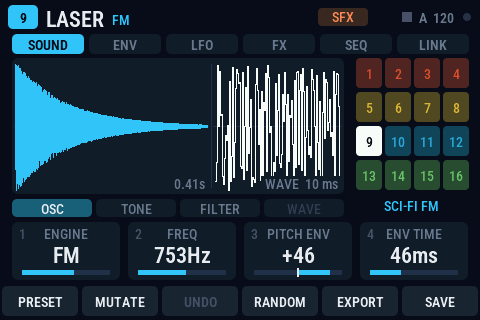
#> input picture docs/img/sfx-sound.png, 480 x 320 px, found by its file name
$ python figures.py
#> lines starting #> are read from the running program, lines starting #| are printed output that depends on the picture
"""Builds the manual's pictures (docs/img/) from screenshots of the firmware.

    node docs/shots.mjs                    takes the screenshots, into out/doc (after sh build.sh)
    python docs/figures.py [folder]        the folder with the screenshots; out/doc unless another is named

The screenshots are 480 x 320 (the device's display) and 960 x 540 (the stage), as the SDK's wasmtest renders them.
Needs Pillow. Each annotated picture gets numbered marks; the manual's tables explain the numbers.
"""

import os
import sys
from PIL import Image, ImageDraw, ImageFont

SRC = sys.argv[1] if len(sys.argv) > 1 else "out/doc"
OUT = os.path.join(os.path.dirname(os.path.abspath(__file__)), "img")
os.makedirs(OUT, exist_ok=True)

ORANGE = "#FF8A3C"
INK = "#0B0F18"
BG = "#0B0F18"
PANEL = "#151C2B"
LINE = "#26304A"
TEXT = "#E8ECF4"
DIM = "#8E99AE"


def font(size, bold=True):
    """The first of three usual fonts this machine has, in that size; Pillow's own small font if it has none."""
    if bold:
        names = ["arialbd.ttf", "segoeuib.ttf", "DejaVuSans-Bold.ttf"]
    else:
        names = ["arial.ttf", "segoeui.ttf", "DejaVuSans.ttf"]
    for name in names:
        try:
            return ImageFont.truetype(name, size)
        except OSError:
            pass
    return ImageFont.load_default()


def mark(d, x, y, n, r=15):
    """A numbered mark, centred on (x, y)."""
    d.ellipse([x - r - 2, y - r - 2, x + r + 2, y + r + 2], fill=INK)
    d.ellipse([x - r, y - r, x + r, y + r], fill=ORANGE)
    t = str(n)
    f = font(int(r * 1.25))
    w = d.textlength(t, font=f)
    d.text((x - w / 2, y - r * 0.74), t, font=f, fill=INK)


def shot(name, scale=2):
    """A screenshot from the folder SRC, enlarged with hard pixels."""
#> called with name = 'sfx-sound', scale = 2
    im = Image.open(os.path.join(SRC, name + ".png")).convert("RGB")
#> im is the input picture: PIL image 480x320 RGB; mean R, G, B 35.7, 53.4, 65.1
    return im.resize((im.width * scale, im.height * scale), Image.NEAREST)
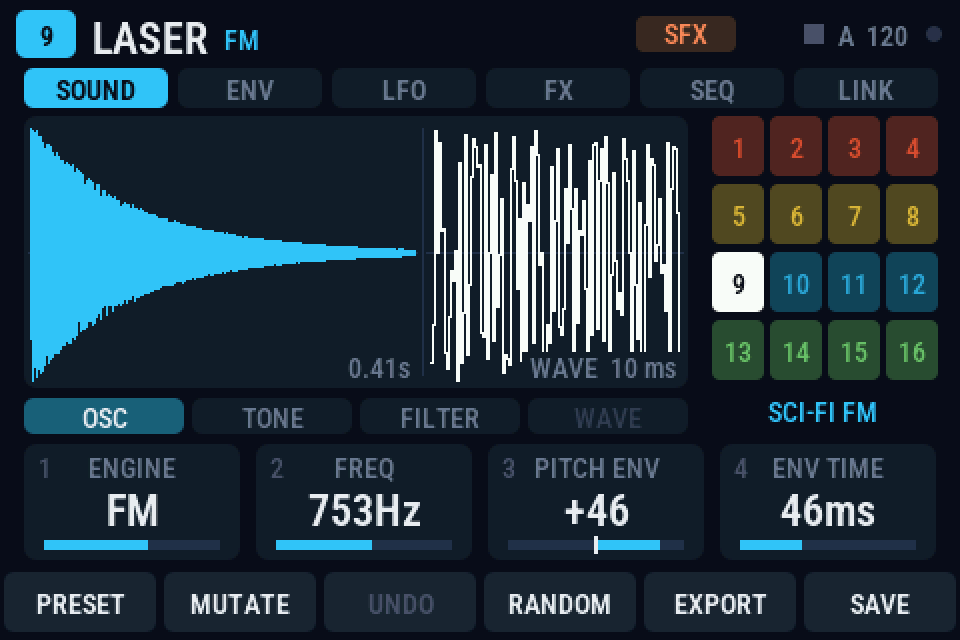
#> returned value: PIL image 960x640 RGB; mean R, G, B 35.7, 53.4, 65.1


def plain(src, dst=None, scale=2):
    """A screenshot into docs/img as it is (under another name when dst is given)."""
    shot(src, scale).save(os.path.join(OUT, (dst or src) + ".png"), optimize=True)


def annotated(src, dst, marks, scale=2, r=15):
    """A screenshot into docs/img with numbered marks: marks is a list of (x, y) in the screenshot's own pixels,
    numbered 1, 2, 3 ... in the order they are listed."""
    im = shot(src, scale)
    d = ImageDraw.Draw(im)
    for n, (x, y) in enumerate(marks, 1):
        mark(d, x * scale, y * scale, n, r)
    im.save(os.path.join(OUT, dst + ".png"), optimize=True)
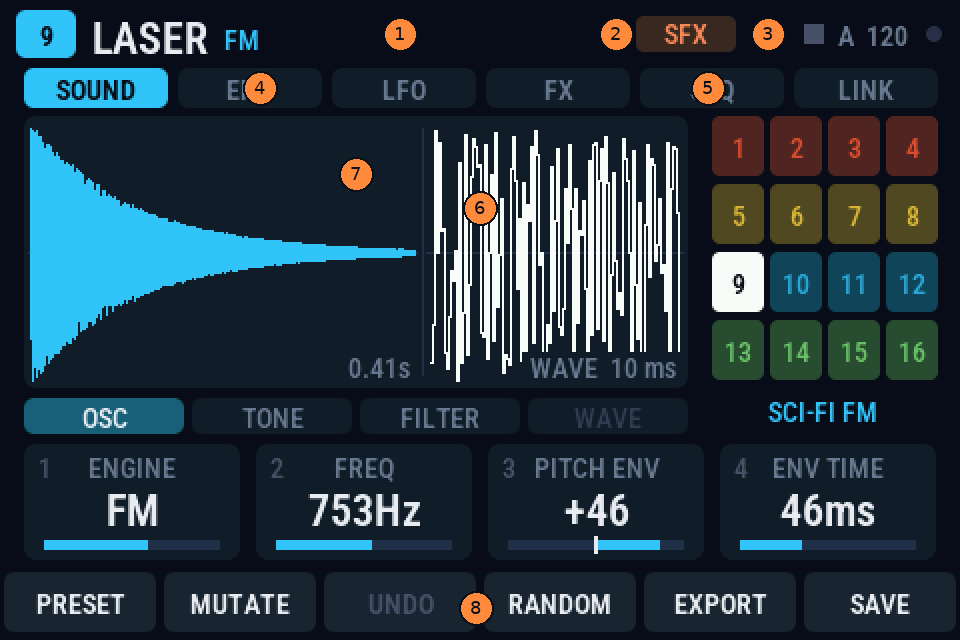
#> saved as page-sound.png: PIL image 960x640 RGB; mean R, G, B 37.6, 54.2, 65


# ---- the device's pages, with marks --------------------------------------------------------------------------------
# (the marks sit in the gaps and margins beside what they name, so nothing is hidden)
annotated(
    "sfx-sound",
    "page-sound",
    [(200, 17), (308, 17), (384, 17), (130, 44), (354, 44), (240, 104), (178, 87), (238, 304)],
)
annotated(
    "seq-playing",
    "page-seq",
    [(306, 17), (384, 17), (218, 44), (128, 114), (250, 150), (250, 256), (440, 276), (238, 304)],
)
#> call 2 of annotated, with src = 'seq-playing', dst = 'page-seq', scale = 2, r = 15
#> call 2 of shot, with name = 'seq-playing', scale = 2
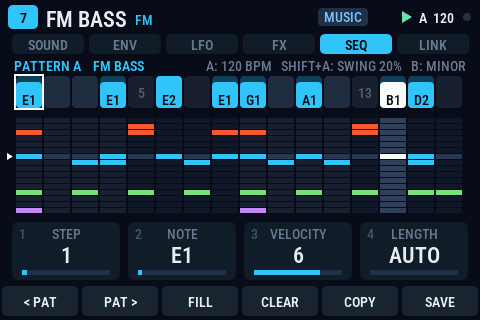
#> input picture docs/img/seq-playing.png, 480 x 320 px, found by its file name
#> in shot, im is the input picture: PIL image 480x320 RGB; mean R, G, B 26, 42.3, 57
#> in shot (call 2), `return im.resize((im.width * scale, im.height * scale), Image.NEAREST)`:
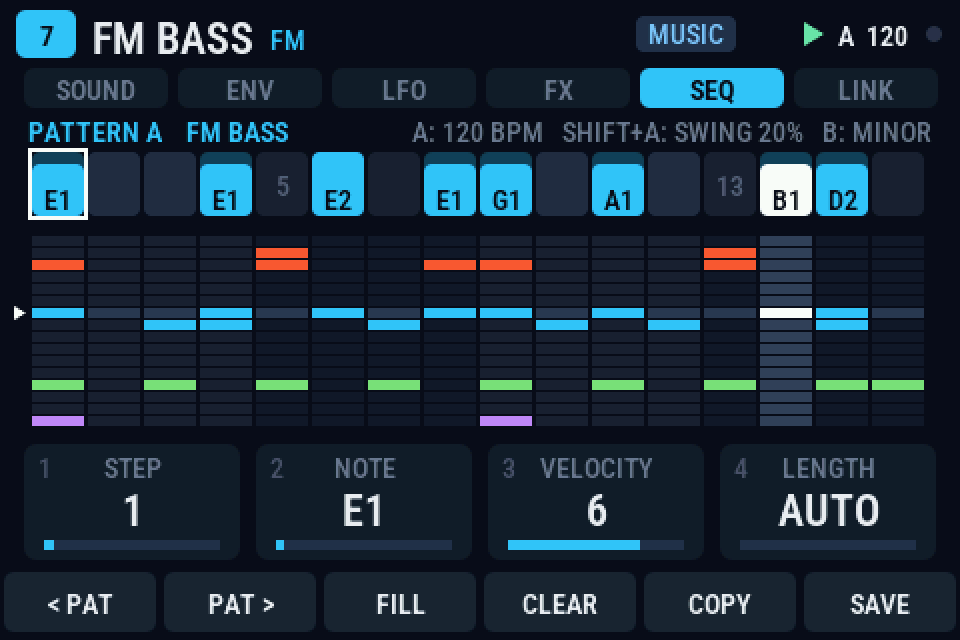
#> returned value: PIL image 960x640 RGB; mean R, G, B 26, 42.3, 57
#> in annotated (call 2), `im.save(os.path.join(OUT, dst + ".png"), optimize=True)`:
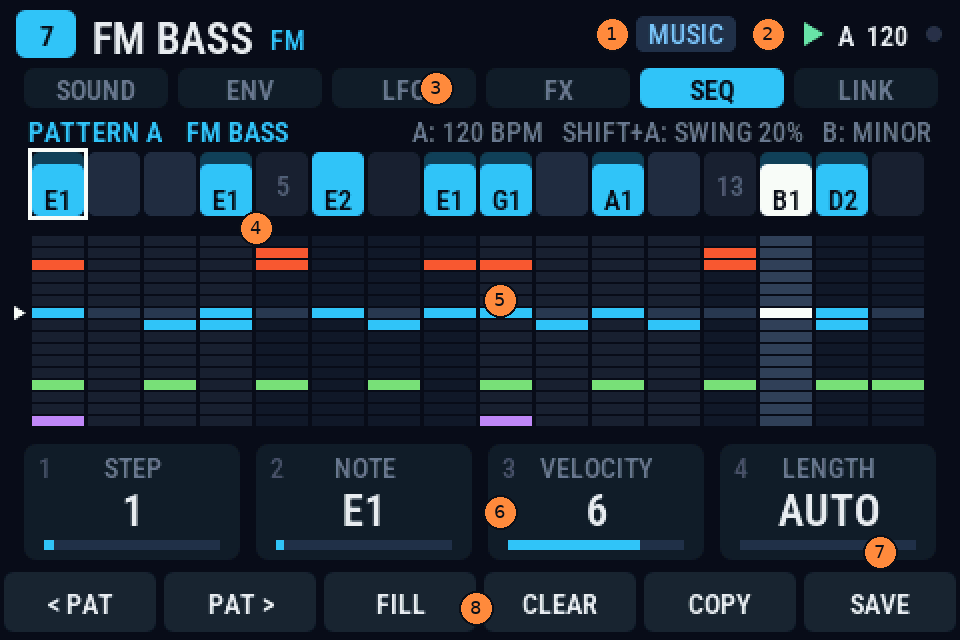
#> saved as page-seq.png: PIL image 960x640 RGB; mean R, G, B 28.2, 43.3, 57.1
annotated("song", "page-song", [(306, 17), (128, 114), (128, 230), (250, 150), (250, 256), (238, 304)])
#> (the run stopped early here; a loop or call above may not have finished)
